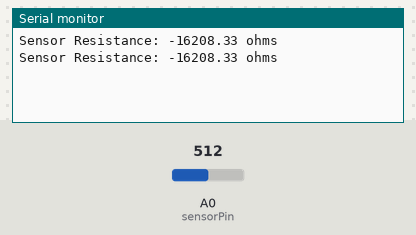
This sketch was run on a simulated Arduino Uno, built with avr-gcc and run on an emulated ATmega328P. Parts: the last lines printed to the serial monitor. The inputs (shaded band) are chosen by the test bench; at power-on: A0 (sensorPin) = 512.

Above: at 1.8 s.
1.9 s: A0 (sensorPin) set to 0
At 2.8 s:
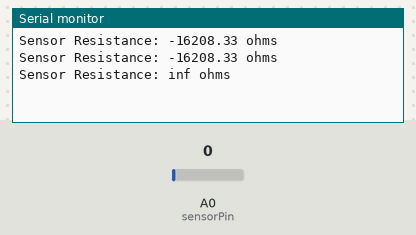
4.5 s: A0 (sensorPin) set to 122
At 5.7 s:
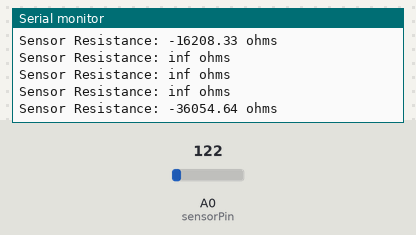

Measured:
- after the input at 1.9 s, the serial monitor: prints a new line after 0.10 s (image 1)
- after the input at 4.5 s, the serial monitor: prints a new line after 0.50 s (image 2)

The sketch:

pressure_sensor.ino
```cpp
const int sensorPin = A0;  // Analog input pin for the sensor
const int sensorPower = 5; // Sensor supply voltage
const int resistorValue = 10000; // 10kΩ R

void setup() {
  Serial.begin(115200);
  pinMode(sensorPin, INPUT);
}

void loop() {
  // Read the analog input
  int sensorValue = analogRead(sensorPin);

  // Calculate the voltage from the sensor reading
  float voltage = (sensorValue / 1023.0) * sensorPower;

  // Calculate the sensor resistance
  float sensorResistance = (sensorPower * resistorValue / voltage) - resistorValue;

  // Print the sensor resistance to the Serial Monitor
  Serial.print("Sensor Resistance: ");
  Serial.print(sensorResistance);
  Serial.println(" ohms");

  delay(1000); // 1 sec delay before the next reading
}
```
